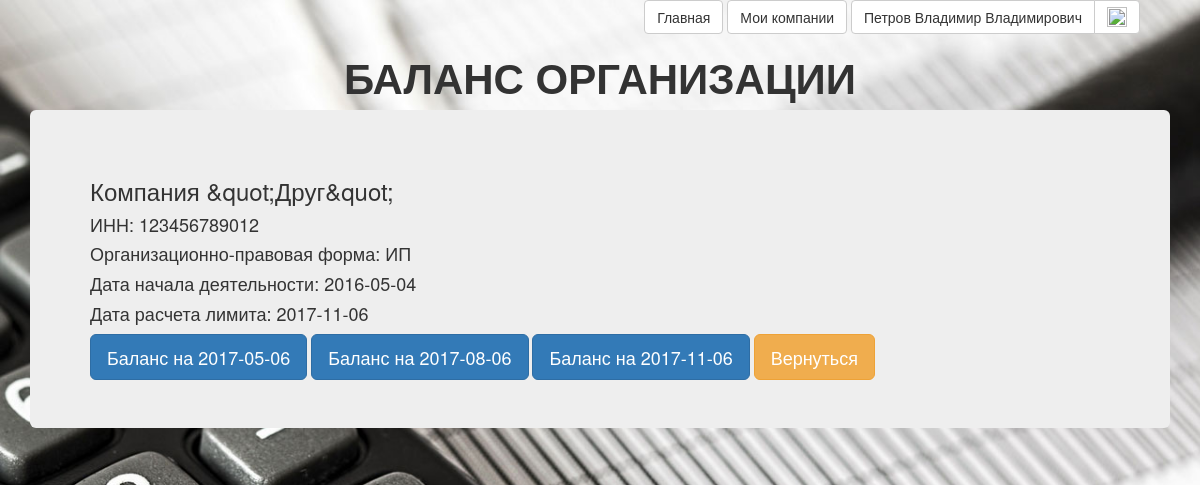
Page /cred_limit/balance_dates.php?Company_Id=17 (signed in) on the earlier database version.
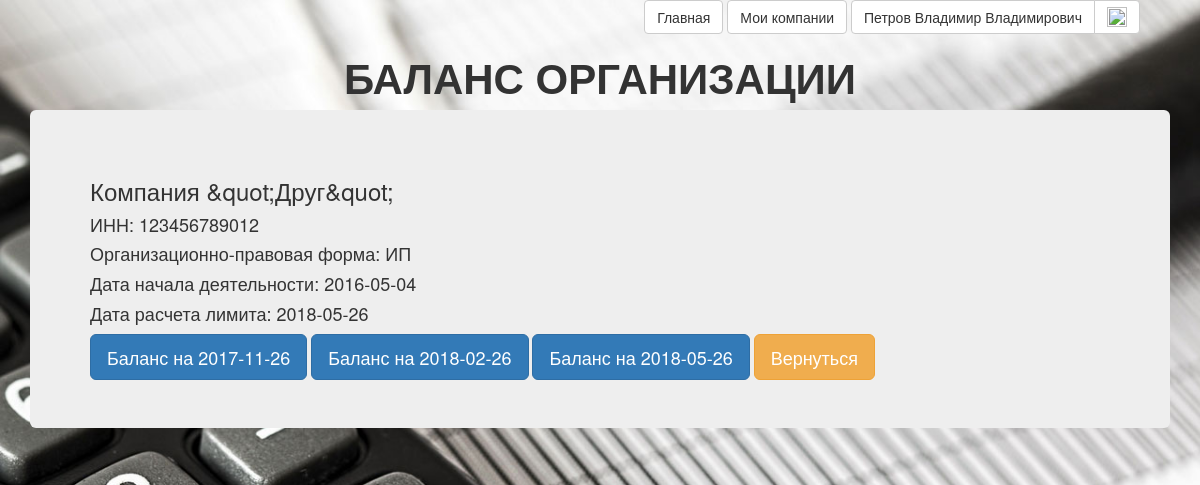
Same page on the later database version.
### tables this page shows
CREATE TABLE `users` (
  `id` bigint(20) UNSIGNED NOT NULL,
  `email` char(64) NOT NULL,
  `nickname` char(64) NOT NULL,
  `password` char(225) NOT NULL,
  `fullname` char(100) DEFAULT NULL,
  `newsletter` tinyint(1) DEFAULT NULL,
  `status_active` tinyint(1) NOT NULL
);

CREATE TABLE `company` (
  `Id` int(10) UNSIGNED NOT NULL,
  `INN` bigint(20) UNSIGNED NOT NULL,
  `GSZ_Id` tinyint(2) UNSIGNED NOT NULL,
  `User_Id` bigint(20) UNSIGNED NOT NULL,
  `Name` char(150) NOT NULL,
  `OPF_Id` tinyint(2) UNSIGNED NOT NULL,
  `SNO_Id` tinyint(2) UNSIGNED NOT NULL,
  `Date_Registr` date DEFAULT NULL,
  `Date_Begin_Work` date DEFAULT NULL
);

CREATE TABLE `opf` (
  `Id` tinyint(2) UNSIGNED NOT NULL,
  `Brief_Name` varchar(10) NOT NULL,
  `Full_Name` varchar(100) NOT NULL,
  `INN_Length` tinyint(2) UNSIGNED NOT NULL,
  `Is_Corporation` tinyint(1) NOT NULL DEFAULT '1' COMMENT 'Признак того, что компания является организацией (не ИП). У ИП=0, у других = 1.'
);

CREATE TABLE `calc_limit_dates` (
  `Id` tinyint(2) NOT NULL,
  `Date_calc_limit` date NOT NULL,
  `GSZ_Id` tinyint(2) UNSIGNED NOT NULL
);

### registration/lib/common.php (called while the page is built, shortened)
<?php
function get_current_user_id()
{
	return $_SESSION['user_id'];
}
function db_user_find_by_id($dbh, $id)
{
	$query = 'SELECT * FROM users WHERE id=?';
	$stmt = mysqli_prepare($dbh, $query);
	mysqli_stmt_bind_param($stmt, 's', $id);
	if (mysqli_stmt_execute($stmt) === false)
		db_handle_error($dbh);
	$qr = mysqli_stmt_get_result($stmt);
	$result = mysqli_fetch_assoc($qr);
	return $result;
}

### script/finansist_scripts.php (called while the page is built, shortened)
<?php
require_once $_SERVER['DOCUMENT_ROOT'].'/registration/lib/common.php';
function xss($data)
{
    if (is_array($data))
    {
        $escaped = array();
        foreach ($data as $key => $value)
        {
            $escaped[$key] = xss($value);
        }
        return $escaped;
    }
    return trim(htmlspecialchars($data));
}
function getCell($query)
{
    global $mysqli;
    $result_set = $mysqli->query($query);
    $arr = array_values($result_set->fetch_assoc());
    return $arr[0];
}
function getRow($query)
{
    global $mysqli;
    $result_set = $mysqli->query($query);
    $row = $result_set->fetch_assoc();
    return $row;
}
?>

### cred_limit/script/cred_limit_scripts.php (called while the page is built, shortened)
<?php
require_once($_SERVER['DOCUMENT_ROOT'].'/script/app_config.php');
class GSZ_Item
{
	function __construct($id)
	{
		$query = "SELECT `Brief_Name`, `Full_Name` FROM GSZ WHERE `Id`={$id}";
		$row = getRow($query);
		$query = "SELECT min(`Date_Begin_Work`) FROM `company` WHERE `GSZ_Id`={$id}";
		$Date_Begin_Work = getCell($query);
		$query = "SELECT COUNT(*) FROM `company` WHERE `GSZ_Id`={$id}";
		$NumberCompany = getCell($query);
		$query = "SELECT `Id`, `Date_calc_limit` FROM `calc_limit_dates` WHERE `GSZ_Id`={$id}";
		$result_array = getRow($query);
		$Date_calc_limit = $result_array['Date_calc_limit'];
		$this->Date_calc_limit = (is_null($Date_calc_limit) ? "" : $Date_calc_limit);
	}
}
class Company_Item
{
	function __construct($Company_Id)
	{
		$query = "SELECT `A`.`Name` AS `Name`, `A`.`INN` AS `INN`, `A`.`GSZ_Id` AS `GSZ_Id`, `A`.`OPF_Id` AS `OPF_Id`, `A`.`SNO_Id` AS `SNO_Id`, `B`.`Brief_Name` AS `OPF`, ";
		$query .= " `C`.`Brief_Name` AS `SNO`, `D`.`Brief_Name` AS  `GSZ_Name`, `A`.`Date_Registr`, `A`.`Date_Begin_Work`, `B`.`Is_Corporation` ";
		$query .= "FROM `company` `A`, `OPF` `B`, `SNO` `C` , `GSZ` `D` ";
		$query .= "WHERE `A`.`Id`={$Company_Id} AND (`A`.`OPF_Id`=`B`.`Id`) AND (`A`.`SNO_Id`=`C`.`Id`) AND (`A`.`GSZ_Id`=`D`.`Id`)";
		$row = getRow($query);
		$this->Id = $Company_Id;
		$this->Name = htmlspecialchars($row['Name']);
		$this->INN = $row['INN'];
		$this->GSZ_Id = $row['GSZ_Id'];
		$this->OPF = $row['OPF'];
		$this->Date_Begin_Work = (is_null($row['Date_Begin_Work']) ? "" : $row['Date_Begin_Work']);
		$this->Is_Corporation = $row['Is_Corporation'];
	}
}
function get_Balance_Dates($Date_calc_limit, $is_Corporation = 0)
{
	$Balance_Dates = [];
	$Date1 = new DateTime($Date_calc_limit);
	if ($is_Corporation)
	{
		$month = (int)($Date1->format("n"));
		if ($month <= 3) $Date3 = $Date1->format("Y-01-01");
		if (($month >= 4) and ($month <= 6)) $Date3 = $Date1->format("Y-04-01");
		if (($month >= 7) and ($month <= 9)) $Date3 = $Date1->format("Y-07-01");
		if ($month >= 10) $Date3 = $Date1->format("Y-10-01");
	}
	else
	{
		$Date3 = $Date_calc_limit;
	};
	$Date = new DateTime($Date3);
	$Date->modify("-6 month");
	$Balance_Dates[] = $Date->format("Y-m-d");
	$Date = new DateTime($Date3);
	$Date->modify("-3 month");
	$Balance_Dates[] = $Date->format("Y-m-d");
	$Balance_Dates[] = $Date3;
	return $Balance_Dates;
}

### script/app_config.php (called while the page is built, shortened)
<?php
require_once 'finansist_scripts.php';
$get = xss($_GET);

### cred_limit/balance_dates.php (the view, shortened to what this page needs)
<?php
	require_once('./script/cred_limit_scripts.php');
    $company = new Company_Item($get["Company_Id"]);
    $GSZ = new GSZ_Item($company->GSZ_Id);
	$Balance_Dates = get_Balance_Dates($GSZ->Date_calc_limit, $company->Is_Corporation);
	include_once ($_SERVER['DOCUMENT_ROOT'].'/registration/header_login.php');
?>
<!DOCTYPE html>
<html>
<head>
	<link href="/css/bootstrap.min.css" rel="stylesheet"/>
	<link href="/css/style.css" rel="stylesheet"/>
</head>
<body>
	<div class="container">
		<header>
			<h2 class="text-center">БАЛАНС ОРГАНИЗАЦИИ</h2>
		</header>
		<div class="jumbotron">
            <h3><?=$company->Name?></h3>
            <h4>ИНН: <?=$company->INN?></h4>
            <h4>Организационно-правовая форма: <?=$company->OPF?></h4>
            <h4>Дата начала деятельности: <?=$company->Date_Begin_Work?></h4>
            <h4>Дата расчета лимита: <?=$GSZ->Date_calc_limit?></h4>
            <a class="btn btn-primary btn-lg"
                href="<?=HTML_PATH_BALANCE_FORM?>?Company_Id=<?=$company->Id?>&date=<?=$Balance_Dates[0]?>">
                Баланс на <?=$Balance_Dates[0]?></a>
            <a class="btn btn-primary btn-lg"
                href="<?=HTML_PATH_BALANCE_FORM?>?Company_Id=<?=$company->Id?>&date=<?=$Balance_Dates[1]?>">
                Баланс на <?=$Balance_Dates[1]?></a>
            <a class="btn btn-primary btn-lg"
                href="<?=HTML_PATH_BALANCE_FORM?>?Company_Id=<?=$company->Id?>&date=<?=$Balance_Dates[2]?>">
                Баланс на <?=$Balance_Dates[2]?></a>
            <a class="btn btn-warning btn-lg" href="<?=HTML_PATH_FINANCE_COMPANY_LIST_FORM?>?GSZ_Id=<?=$company->GSZ_Id?>">Вернуться</a>
		</div>
	</div>
</body>
</html>

### registration/header_login.php (shortened to what this page needs)
<?php
$dbh = db_connect();
if (is_current_user())
{
$current_user = db_user_find_by_id($dbh, get_current_user_id());
}
else
{
$current_user=false;
}
?>
<html>
<div align="right" style="margin-right:5%" class="wrapper">
		<?php if ($current_user): ?>
			<a href="../" class="btn btn-default">Главная</a>
			<a href="../registration/users_company.php" class="btn btn-default">Мои компании</a>
			<div class="btn-group">
			  <a href="../registration/users_setting.php" title="Настройки профиля" class="btn btn-default"><?= $current_user['fullname'] ?></a>
			  <a href="../registration/logout.php" title="Выход" class="btn btn-default"><img width="20" height="20" src="../img/Out.png"></a>
			</div>
		<?php endif; ?>
</div>
</html>

### css/style.css (style rules this page uses)
body { background-image: url(../img/bg.jpg); height: 100%; background-repeat: no-repeat; background-size: cover; }
h2 { font-size: 42px; font-style: normal; font-weight: 700; text-transform: uppercase; }
.jumbotron { text-align: left; }

Differences in the rows shown:
changed calc_limit_dates: Date_calc_limit "2017-11-06" → "2018-05-26"; Date_calc_limit.Is_Corporation "2017-05-06" → "2017-11-26"; Date_calc_limit.Is_Corporation "2017-08-06" → "2018-02-26"
